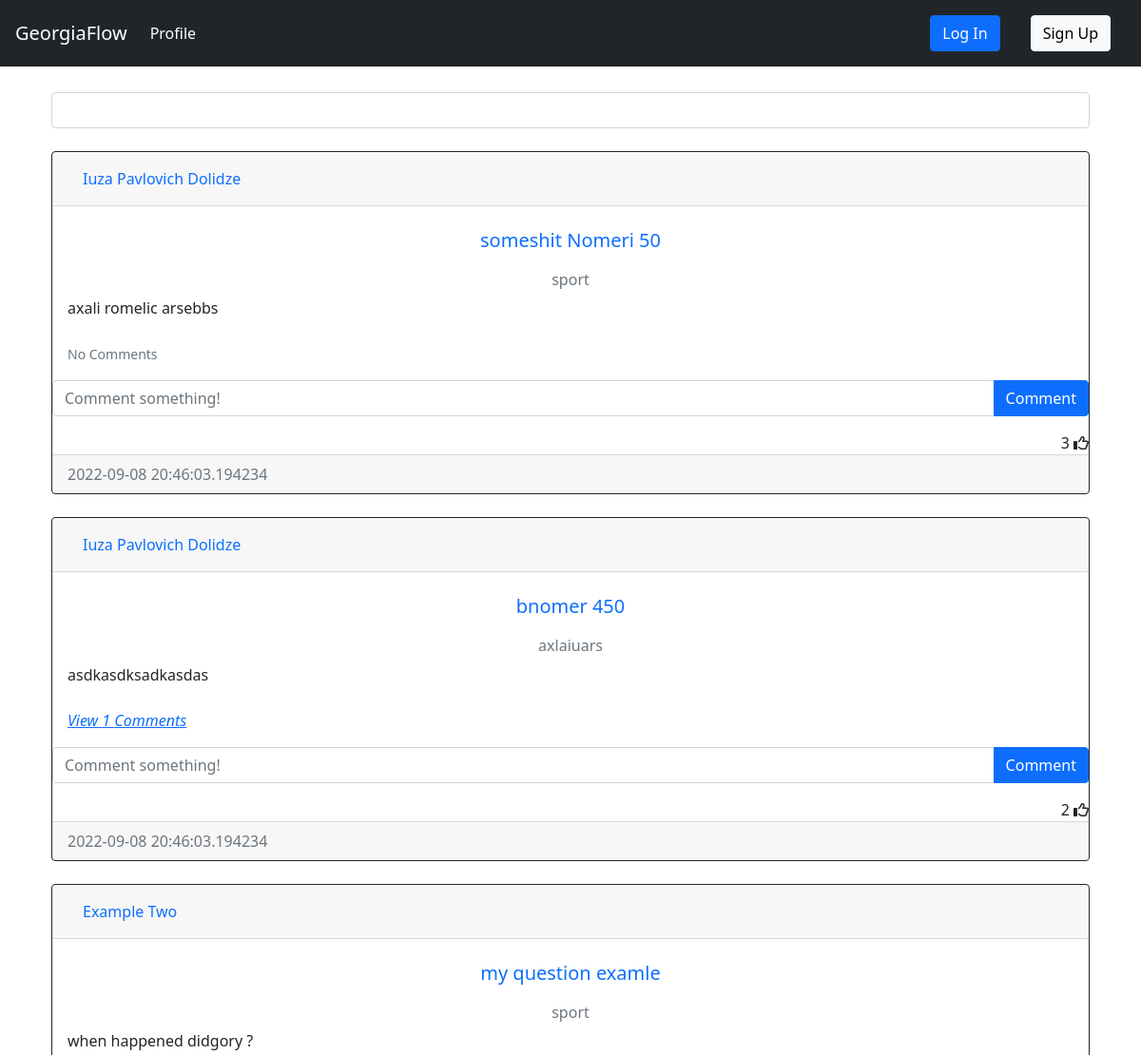
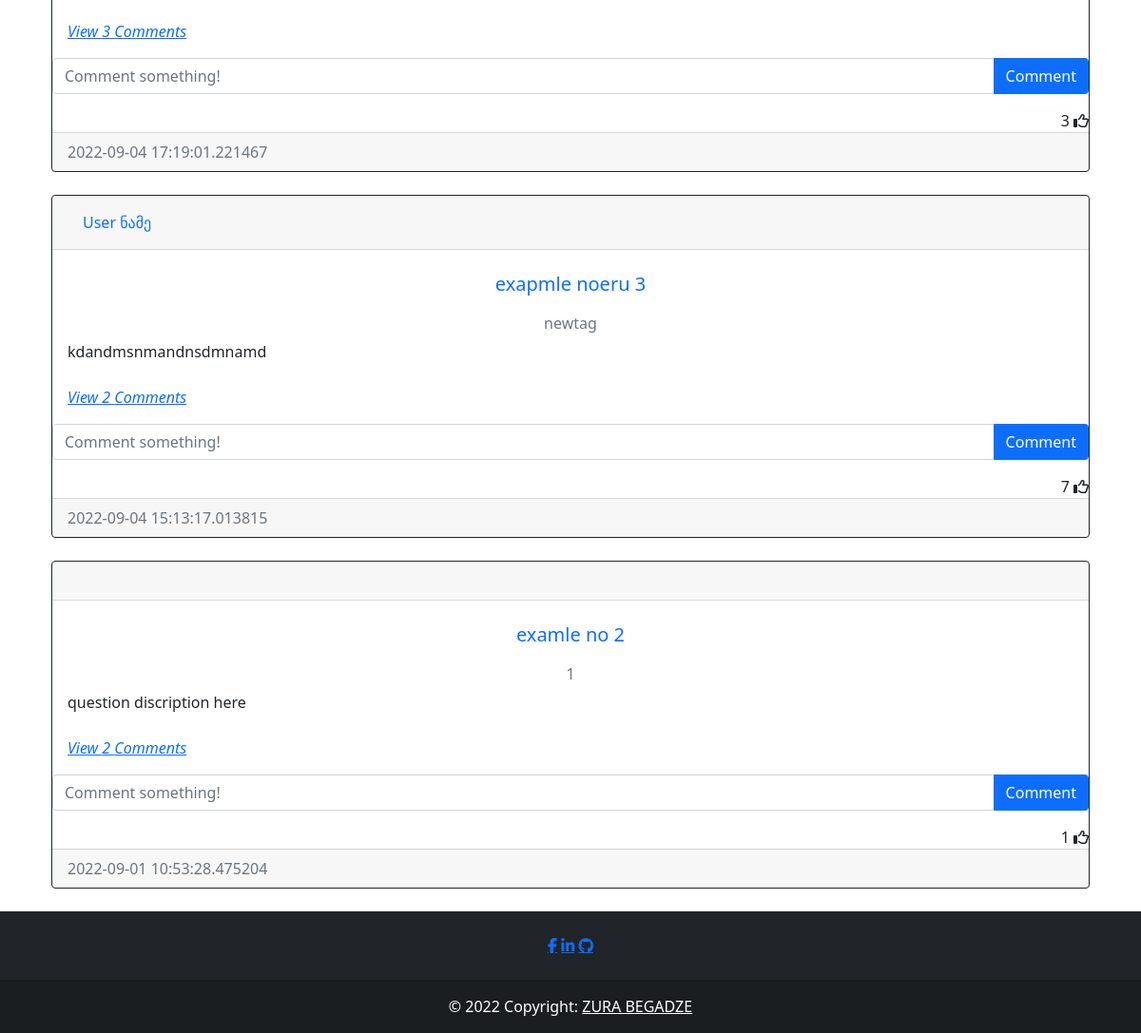
The page /index on the database as committed earlier (2 pictures, top to bottom).
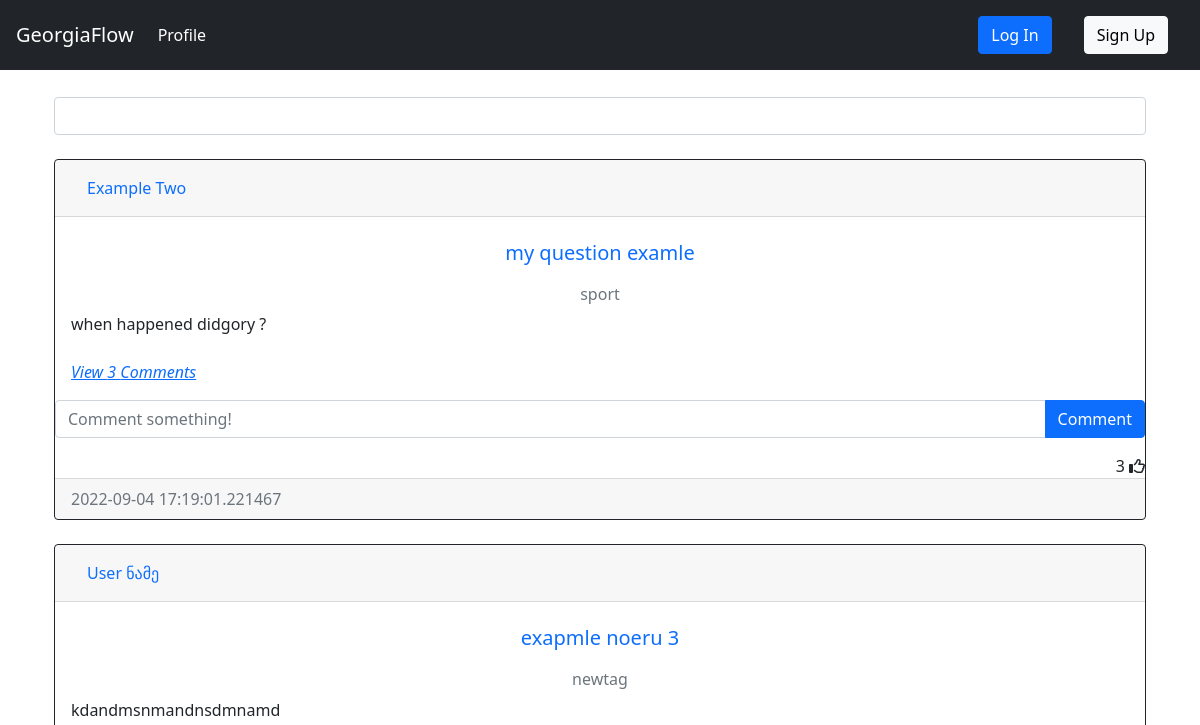
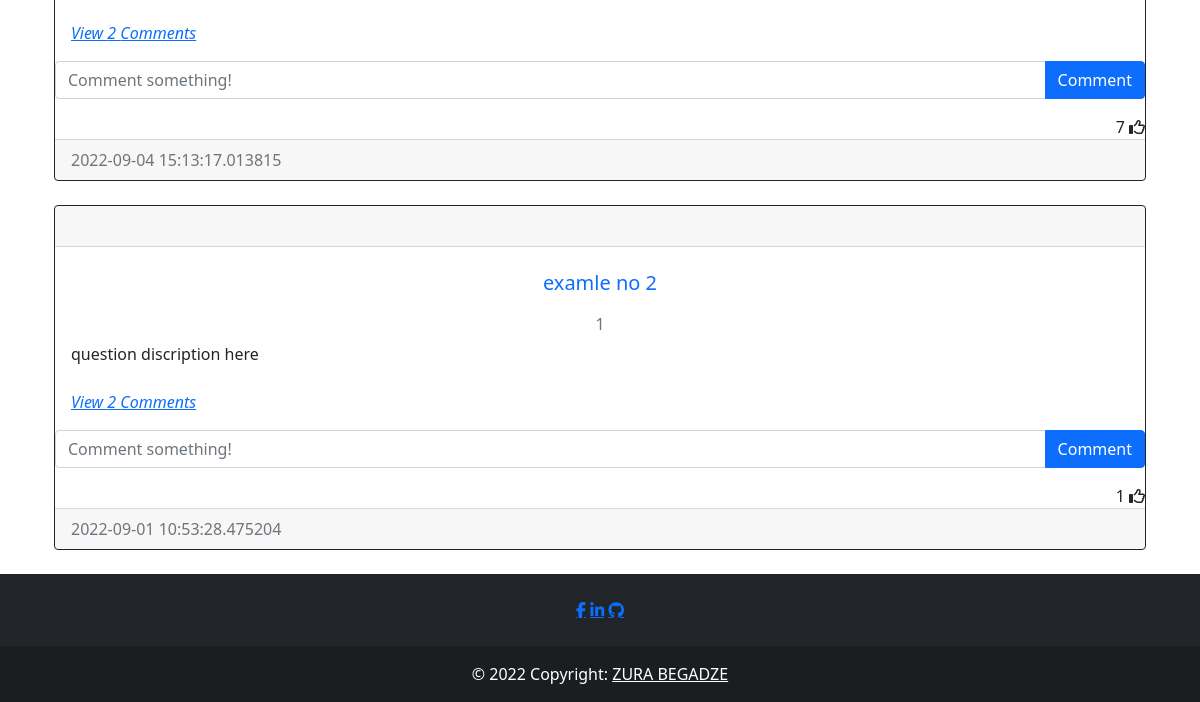
The same page on the database as committed later (2 pictures, top to bottom).
### question/models.py (models this page shows, shortened)
class Post(db.Model):
    __tablename__='post'
    id = db.Column(db.Integer, primary_key=True)
    heading = db.Column(db.String(50), nullable = False, index=True, unique=True)
    text = db.Column(db.Text, nullable=False)
    date_created = db.Column(db.DateTime, default = datetime.utcnow())
    tags = db.Column(db.String, db.ForeignKey('tag.name', ondelete="CASCADE"), unique=False, nullable=False)
    author = db.Column(db.Integer, db.ForeignKey('user.id', ondelete="CASCADE"), nullable=False)
    comments = db.relationship('Comment', backref='post', passive_deletes=True)
    likes = db.relationship('Like', backref='post', passive_deletes=True)

### auth/models.py (models this page shows, shortened)
class User(db.Model, UserMixin):
    __tablename__ = 'user'
    id = db.Column(db.Integer, primary_key=True)
    fullname = db.Column(db.String(200), nullable = False, index=True)
    email = db.Column(db.String(100), nullable = False, unique = True, index=True)
    linkedin = db.Column(db.String(50), unique=True, nullable = False)
    github = db.Column(db.String(45), unique=True, nullable = False)
    date_created = db.Column(db.DateTime, default = datetime.utcnow())
    password_hash = db.Column(db.String(128))
    posts = db.relationship('Post', backref='user', passive_deletes=True)
    tags = db.relationship('Tag', backref='user', passive_deletes=True)
    comments = db.relationship('Comment', backref='user', passive_deletes=True)
    likes = db.relationship('Like', backref='user', passive_deletes=True)

### api/views.py (the view)
@api.route('/')
@api.route("/index")
def index():
    posts = Post.query.order_by(desc(Post.date_created)).all()
    return render_template('index.html', posts=posts)

### templates/index.html (shortened to what this page needs)
{% extends 'base.html' %}
{% block content %}
    <div class="form-outline mb-4" style="margin-top:2.5%">
        <input type="search" class="form-control" id="datatable-search-input">
    </div>
    <div id="posts">
    {% for post in posts %}
    <div class="card border-dark">
        <div class="card-header d-flex justify-content-between align-items-center">
            <a class="nav-item nav-link active" href="{{ url_for('auth.get_user', user_id=post.user.id) }}">{{post.user.fullname}}</a>
            <br />
        </div>
        <div class="card-body">
            <a class="card-title nav-item nav-link text-center" href="{{ url_for('post.post_detail', post_id=post.id) }}"><h5 >{{post.heading}}</h5></a>
            <h6 class="card-subtitle mb-2 text-muted text-center">{{post.tags}}</h6>
            <div class="card-text ">{{post.text}}</div>
            <br />
            <p class="card-text">
                {% if post.comments|length > 0 %}
                <a data-bs-toggle="collapse" href="#comments-{{post.id}}" role="button">
                <cite title="Source" >View {{post.comments|length}} Comments</cite>
                </a>
                {% else %}
                <small class="text-muted">No Comments</small>
                {% endif %}
            </p>
        </div>
        <form class="input-group mb-3" method="POST" action="/create-comment/{{post.id}}" >
            <input type="text" id="text"  name="text" class="form-control" placeholder="Comment something!" />
            <button type="submit" class="btn btn-primary">Comment</button>
        </form>
        <div class="text-right">
            <span id="likes-count-{{post.id}}">{{ post.likes|length }}</span>
            {% if current_user.id in post.likes|map(attribute="author")|list %}
            <i class="fas fa-thumbs-up" id="like-button-{{post.id}}" onclick="like('{{post.id}}')"></i>
            {% else %}
            <i class="far fa-thumbs-up" id="like-button-{{post.id}}" onclick="like('{{post.id}}')"></i>
            {% endif %}
        </div>
        <div class="card-footer text-muted">{{post.date_created}}</div>
    </div>
    <br/ > {% endfor %}
    </div>
{% endblock %}

### templates/base.html (shortened to what this page needs)
<!DOCTYPE html>
<html lang="en">
    <head>
        <link rel="stylesheet" href="{{ url_for('static', filename='css/index.css')}}"></link>
        <link href="https://cdn.jsdelivr.net/npm/bootstrap@5.2.0/dist/css/bootstrap.min.css" rel="stylesheet">
        <link rel="stylesheet" href="https://cdn.jsdelivr.net/npm/bootstrap@4.6.2/dist/css/bootstrap.min.css">
        <link rel="stylesheet" href="https://cdn.jsdelivr.net/npm/bootstrap@4.1.3/dist/css/bootstrap.min.css">
        <link href="https://cdn.jsdelivr.net/npm/bootstrap@5.0.2/dist/css/bootstrap.min.css" rel="stylesheet"/>
    </head>
    <body>
        <nav class="navbar navbar-expand-lg   navbar-dark bg-dark">
            <a class="navbar-brand" href="{{ url_for('api.index') }}">GeorgiaFlow</a>
            <div class="collapse navbar-collapse" id="navbarTogglerDemo03">
                <ul class="navbar-nav mr-auto mt-2 mt-lg-0">
                    <li class="nav-item active">
                    <a class="nav-link" href="{{ url_for('auth.get_user', user_id=current_user.id) }}">Profile <span class="sr-only">(current)</span></a>
                    </li>
                </ul>
                {%if current_user.is_authenticated %}
                    <div class="btn-group" style="margin-right:5%">
                        <button type="button" class="btn btn-sm btn-secondary dropdown-toggle" data-bs-toggle="dropdown">{{current_user.fullname}}</button>
                        <ul class="dropdown-menu">
                            <li>
                                <a class="dropdown-item" href="{{ url_for('auth.get_user', user_id=current_user.id) }}">{{current_user.fullname}}</a>
                            </li>
                            <li>
                                <a class="dropdown-item" href="{{ url_for('auth.update', user_id=current_user.id) }}">Update Profile</a>
                            </li>
                            <li>
                                <a class="dropdown-item" href="{{ url_for('auth.update_password', user_id=current_user.id) }}">Update Password</a>
                            </li>
                            <div class="dropdown-divider"></div>
                            <a class="dropdown-item" href="{{ url_for('auth.logout') }}">Log Out</a>
                            </div>
                        </ul>
                    </div>
                {%else%}
                    <a class="nav-link" href="{{ url_for('auth.login') }}"><button type="button" class="btn btn-primary">Log In</button></a>
                    <a class="nav-link" href="{{ url_for('auth.signup') }}"><button type="button" class="btn btn-light">Sign Up</button></a>
                {%endif%}
            </div>
        </nav>
        <div class="container">{% block content %}{% endblock %}</div>
        <footer class="bg-dark text-center text-white">
            <div class="container p-4 pb-0">
                <section class="mb-4">
                    <a href="https://www.facebook.com/zura.begadze.35/" class="fa fa-facebook"></a>
                    <a href="https://www.linkedin.com/in/zura-begadze/" class="fa fa-linkedin"></a>
                    <a href="https://github.com/papitokarlo" class="fa fa-github"></a>
            </section>
            </div>
            <div class="text-center p-3" style="background-color: rgba(0, 0, 0, 0.2);">
                © 2022 Copyright:
                <a class="text-white" href="">ZURA BEGADZE</a>
            </div>
        </footer>
    </body>
</html>

Rows that differ between the two databases and show on the page:
removed Post: user.fullname "Iuza Pavlovich Dolidze", heading "someshit Nomeri 50", tags "sport", text "axali romelic arsebbs", shows "No Comments", likes|length "3", date_created "2022-09-08 20:46:03.194234"
removed Post: user.fullname "Iuza Pavlovich Dolidze", heading "bnomer 450", tags "axlaiuars", text "asdkasdksadkasdas", comments|length "1", likes|length "2", date_created "2022-09-08 20:46:03.194234"
